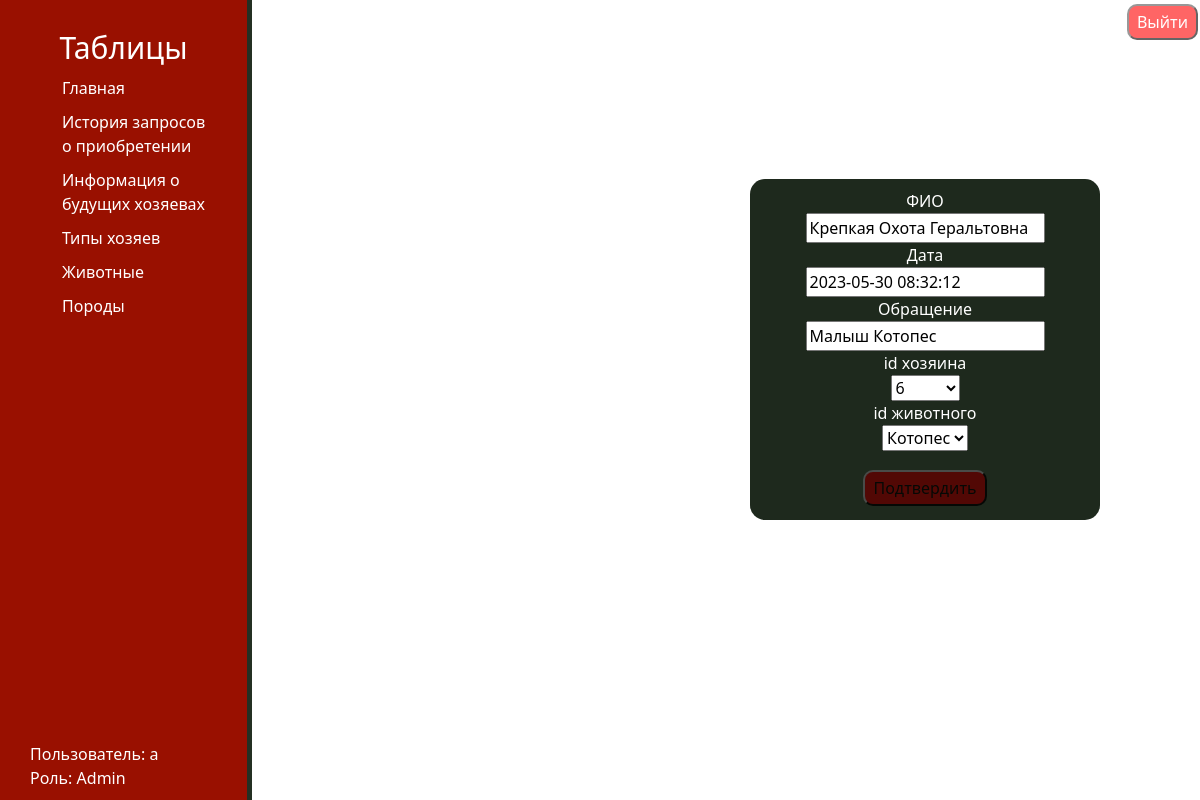
Screenshot of /table_change/0/12/edit (signed in) with the database file from the repository.
### main/models.py (models this page shows, shortened)
class CallHistory(models.Model):
    fio = models.CharField('ФИО', max_length=100)
    date = models.DateTimeField('Дата обращения')
    text = models.CharField('Тип обращения', max_length=300)
    clientId = models.ForeignKey('ClientInfo', on_delete=models.CASCADE)##################
    bankId = models.ForeignKey('Bank', on_delete=models.CASCADE)##########################
    names = ["id", "ФИО", "Дата", "Обращение", "id хозяина", "id животного"]
    class Meta:
        verbose_name = 'История обращений'
        verbose_name_plural = 'История обращений'

### main/views.py (the view, shortened to what this page needs)
# urls.py: path('table_change/<int:idx>/<int:el>/<command>', views.table_change, name='table_change'),
def table_change(request, idx, el, command):
    forms = [CallHistoryForm, ClientInfoForm, ClientGroupForm, BankForm, BankTypeForm]
    model = [CallHistory, ClientInfo, ClientGroup, Bank, BankType]
    form = forms[idx]
    error = ''
    role = get_role(request.user)
    locked_tables = [0, 1]
    if idx in locked_tables and (role == "Client" or role == ""):
        return redirect('/main')
    if command == 'edit':
        form = forms[idx].clone_for_edit(model[idx].objects.filter(id=el)[0])
    if command == 'delete':
        model[idx].objects.filter(id=el).delete()
        return redirect('table_show', idx)
    return render(request, "main/form.html", {
        'form': form,
        'names': model[idx].names,
        'error': error,
        'role': get_role(request.user)})

### main/forms.py (shortened to what this page needs)
class CallHistoryForm(ModelForm):
    class Meta:
        model = CallHistory
        fields = ["fio", "date", "text", "clientId", "bankId"]
    @staticmethod
    def clone_for_edit(istans):
        return CallHistoryForm(instance=istans)

### main/models.py (called while the page is built)
    def __str__(self):
        return str(self.id)

    def __str__(self):
        return self.bankName

### main/views.py (called while the page is built)
def get_role(user):
    template = ""
    if user.is_authenticated:
        if user.is_superuser:
            template = "Admin"
        elif user.groups.filter(name='Client').exists():
            template = "Client"
        elif user.groups.filter(name='Director').exists():
            template = "Director"
    return template

### main/templates/main/form.html (shortened to what this page needs)
{% extends 'main/main.html' %}
{% block content %}
    <div class="center_table">
        <div class="edit_form">
                <div class="form">
                    <form method="POST">
                        {% for d in form %}
                            {% if forloop.counter == 1 %} <div style="color: white">{{names.1}}</div> {% endif %}
                            {% if forloop.counter == 2 %} <div style="color: white">{{names.2}}</div> {% endif %}
                            {% if forloop.counter == 3 %} <div style="color: white">{{names.3}}</div> {% endif %}
                            {% if forloop.counter == 4 %} <div style="color: white">{{names.4}}</div> {% endif %}
                            {% if forloop.counter == 5 %} <div style="color: white">{{names.5}}</div> {% endif %}
                            {{d}}
                        {% endfor %}
                        <div style="margin-top: 15px">
                            <button id="logBtn" type="submit"> Подтвердить</button>
                        </div>
                    </form>
                </div>
        </div>
    </div>
{% endblock %}

### main/templates/main/layout.html (shortened to what this page needs)
{% load static %}
<!doctype html>
<html lang="en">
<head>
    <link rel="stylesheet" href="https://cdn.jsdelivr.net/npm/bootstrap@5.2.3/dist/css/bootstrap.min.css">
    <link rel="stylesheet" href="https://cdn.jsdelivr.net/npm/bootstrap-icons@1.10.2/font/bootstrap-icons.css">
    <link rel="stylesheet" href="{% static 'main/css/main.css' %}">
</head>
<body>
    <aside>
        <h3 id="navigation">Таблицы</h3>
        <ul>
            <a href="{% url 'home' %}"> <li> Главная</li> </a>
            {% if user.is_authenticated %}
                {% if role == "Admin" or role == "Director" %}
                <a href="{% url 'table_show' 0 %}"> <li></i> История запросов о приобретении</li> </a>
                <a href="{% url 'table_show' 1 %}"> <li> Информация о будущих хозяевах</li> </a>
                {% endif %}
            {% endif %}
            <a href="{% url 'table_show' 2 %}"> <li> Типы хозяев</li> </a>
            <a href="{% url 'table_show' 3 %}"> <li> Животные</li> </a>
            <a href="{% url 'table_show' 4 %}"> <li> Породы</li> </a>
        </ul>
        <div id="user">Пользователь: {{user}}<br>
            {% if user.is_authenticated %}
                Роль: {{role}}
            {% endif %}
        </div>
    </aside>
    <main style="height: 100%">
        {% if user.is_authenticated %}
        <div class="reg_log">
            <button id="exitBtn"><a href="{% url 'logout' %}">Выйти</a></button>
        </div>
        {% else %}
        <div class="reg_log">
            <button id="regBtn"><a href="{% url 'registration' %}">Зарегистрироваться</a></button>
            <button id="logBtn"><a href="{% url 'login' %}">Вход</a></button>
        </div>
        {% endif %}
        {% block content %}
        {% endblock %}
    </main>
</body>
</html>

### main/static/main/css/main.css (style rules this page uses)
html { overflow:hidden; overflow-y:hidden; overflow-x:hidden; }
body { background-color: white; }
aside { float: left; background: #991000; width: 21%; padding: 2.5%; height: 100vh; color: white; border-right: 5px solid #243023; }
aside h3 { text-align: center; margin-left: auto; margin-right: auto; font-size: 30px; color: white; }
aside ul { list-style: none }
aside ul li { color: white; display: block; margin-top: 10px; transition: all .2s ease; }
aside ul li, aside ul a { text-decoration: none; }
#logBtn { color: black; background: #600000; padding: 4px 8px; text-align: center; font-size: 16px; margin: 4px 2px; opacity: 0.8; transition: 0.3s; display: inline-block; cursor: pointer; border-radius: 10px; }
#exitBtn { color: black; background: red; padding: 4px 8px; text-align: center; font-size: 16px; margin: 4px 2px; opacity: 0.6; transition: 0.3s; display: inline-block; cursor: pointer; border-radius: 10px; }
#exitBtn a { color: white; text-decoration: none; }
.form { text-align: center }
.reg_log { position: absolute; right: 0px; }
#user { position:absolute; bottom:10px; }
.edit_form { width: 350px; background: #1e291d; padding: 10px; border-radius: 15px; position:absolute; left:750px; bottom:280px; }

### rows the page displays
CallHistory: form "Крепкая Охота Геральтовна" "2023-05-30 08:32:12" "Малыш Котопес" "6" "Котопес"

### other values shown
{{ user }} "a"
{{ role }} "Admin"
{{ names.1 }} "ФИО"
{{ names.2 }} "Дата"
{{ names.3 }} "Обращение"
{{ names.4 }} "id хозяина"
{{ names.5 }} "id животного"
